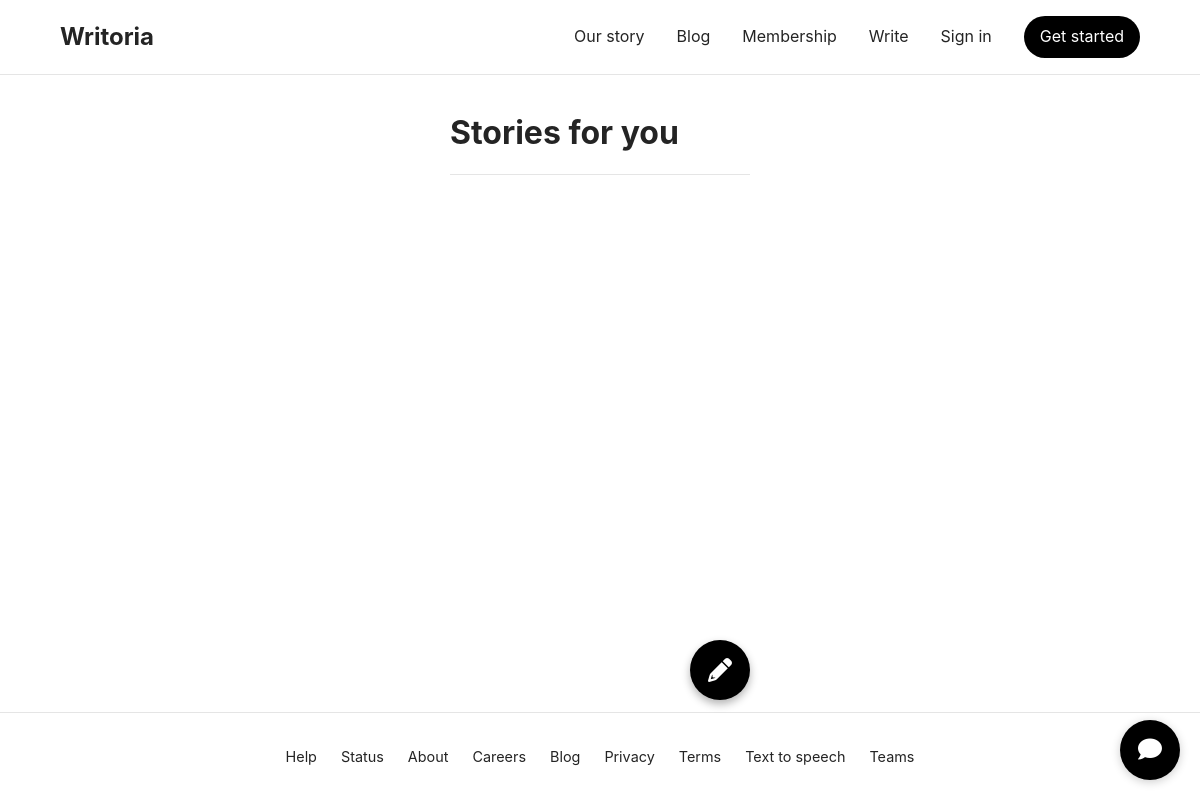
/blog, run on an earlier commit of the app's database.
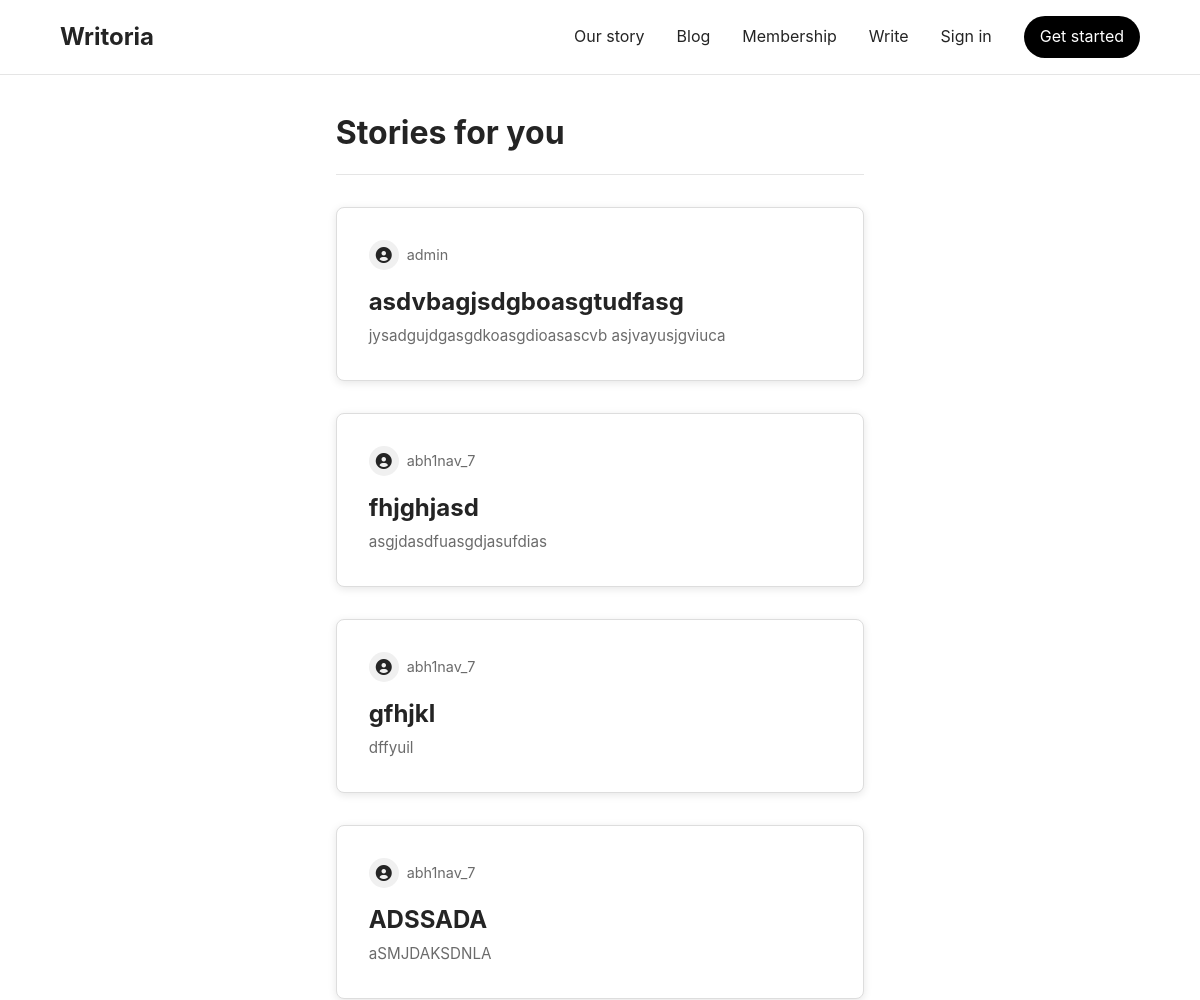
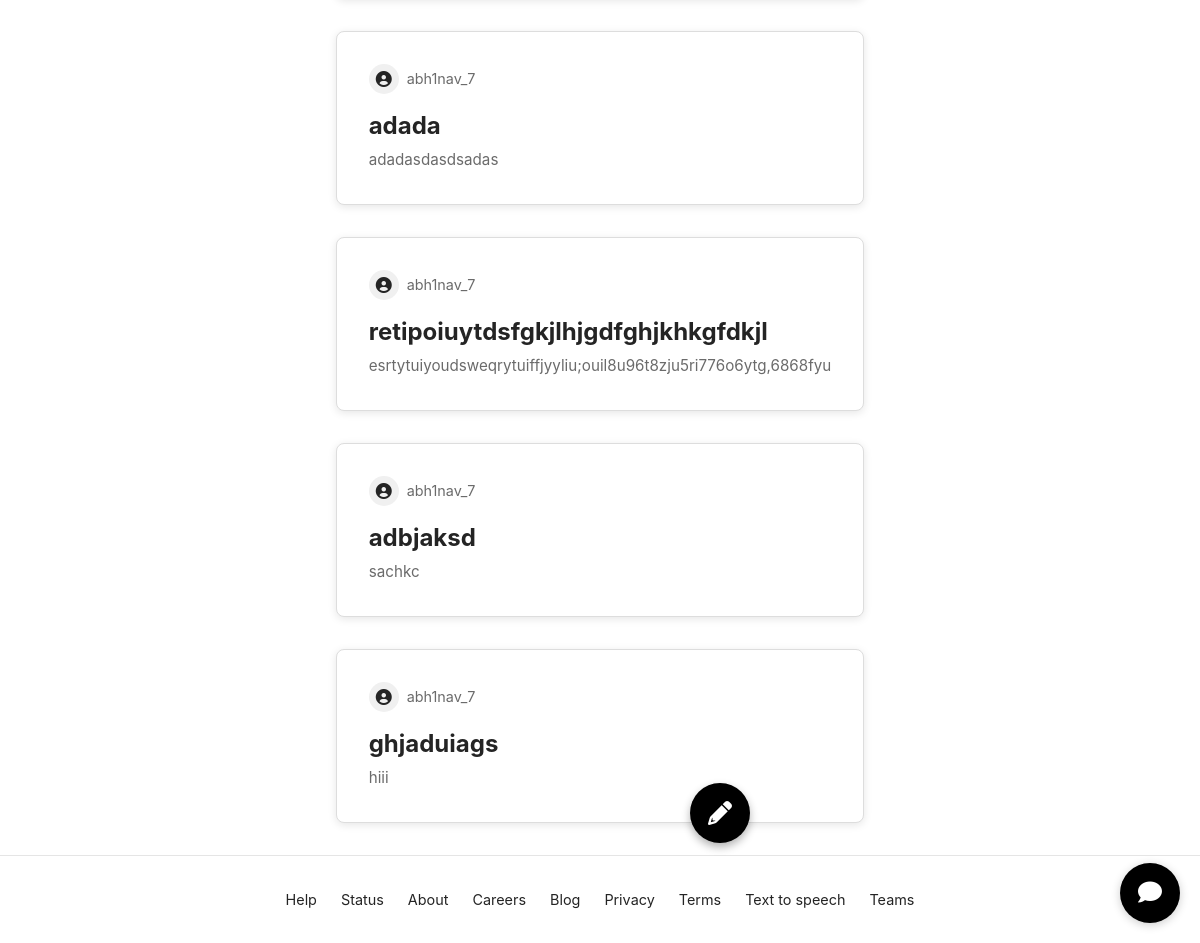
And on a later commit of the database (2 pictures, top to bottom).
### app.py (models this page shows)
class Post(db.Model):
    id = db.Column(db.Integer, primary_key=True)
    title = db.Column(db.String(200), nullable=False)
    content = db.Column(db.Text, nullable=False)
    user_id = db.Column(db.Integer, db.ForeignKey('user.id'), nullable=False)

class User(UserMixin, db.Model):
    id = db.Column(db.Integer, primary_key=True)
    username = db.Column(db.String(80), unique=True, nullable=False)
    email = db.Column(db.String(120), unique=True, nullable=False)
    password = db.Column(db.String(120), nullable=False)
    posts = db.relationship('Post', backref='author', lazy=True)

### app.py (the view)
@app.route('/blog')
def blog():
    posts = Post.query.order_by(Post.id.desc()).all()
    return render_template('blog.html', posts=posts)

### templates/blog.html (shortened to what this page needs)
{% extends "base.html" %}
{% block content %}
<div class="blog-container">
    <div class="blog-header">
        <h1>Stories for you</h1>
    </div>
    <a href="{{ url_for('write_blog') }}" class="write-blog-btn">
        <i class="fas fa-pencil-alt"></i>
    </a>
    <div class="posts-grid">
        {% for post in posts %}
        <article class="blog-post">
            <div class="post-meta">
                <div class="author-info">
                    <div class="author-avatar">
                        <i class="fas fa-user-circle"></i>
                    </div>
                    <span class="author-name">{{ post.author.username }}</span>
                </div>
                <h2 class="post-title">{{ post.title }}</h2>
                <p class="post-excerpt">{{ post.content[:200] }}{% if post.content|length > 200 %}...{% endif %}</p>
            </div>
        </article>
        {% endfor %}
    </div>
</div>
{% endblock %}

### templates/base.html (shortened to what this page needs)
<!DOCTYPE html>
<html lang="en">
<head>
    <link rel="stylesheet" href="{{ url_for('static', filename='css/style.css') }}">
    <link rel="stylesheet" href="https://cdnjs.cloudflare.com/ajax/libs/font-awesome/6.0.0-beta3/css/all.min.css">
</head>
<body>
    <nav class="navbar">
        <div class="nav-brand">Writoria</div>
        <div class="nav-links">
            <a href="{{ url_for('home') }}">Our story</a>
            <a href="{{ url_for('blog') }}">Blog</a>
            <a href="#">Membership</a>
            <a href="{{ url_for('write_blog') }}">Write</a>
            {% if current_user.is_authenticated %}
                <a href="{{ url_for('logout') }}">Sign out</a>
            {% else %}
                <a href="{{ url_for('login') }}">Sign in</a>
                <a href="{{ url_for('register') }}" class="get-started">Get started</a>
            {% endif %}
        </div>
    </nav>
    {% block content %}{% endblock %}
    <footer>
        <div class="footer-links">
            <a href="#">Help</a>
            <a href="#">Status</a>
            <a href="#">About</a>
            <a href="#">Careers</a>
            <a href="#">Blog</a>
            <a href="#">Privacy</a>
            <a href="#">Terms</a>
            <a href="#">Text to speech</a>
            <a href="#">Teams</a>
        </div>
    </footer>
<button id="chat-button" class="chat-button" data-authenticated="{{ 'true' if current_user.is_authenticated else 'false' }}">
    <i class="fas fa-comment"></i>
</button>
</body>
</html>

### static/css/style.css (style rules this page uses)
:root { --primary-color: #000; --secondary-color: #1a8917; --background-color: #fff; --text-color: #242424; }
* { margin: 0; padding: 0; box-sizing: border-box; }
body { font-family: -apple-system, BlinkMacSystemFont, "Segoe UI", Roboto, Oxygen, Ubuntu, Cantarell, "Open Sans", "Helvetica Neue", sans-serif; line-height: 1.6; color: var(--text-color); min-height: 100vh; display: flex; flex-direction: column; }
.navbar { display: flex; justify-content: space-between; align-items: center; padding: 1rem 5%; border-bottom: 1px solid rgba(0, 0, 0, 0.1); background-color: var(--background-color); }
.nav-brand { font-size: 1.5rem; font-weight: bold; }
.nav-links { display: flex; gap: 2rem; align-items: center; }
.nav-links a { text-decoration: none; color: var(--text-color); }
.get-started { background-color: var(--primary-color); color: var(--background-color) !important; padding: 0.5rem 1rem; border-radius: 99px; }
footer { margin-top: auto; padding: 2rem 5%; border-top: 1px solid rgba(0, 0, 0, 0.1); background-color: var(--background-color); }
.footer-links { display: flex; gap: 1.5rem; flex-wrap: wrap; justify-content: center; }
.footer-links a { color: var(--text-color); text-decoration: none; font-size: 0.9rem; }
.chat-button { position: fixed; bottom: 20px; right: 20px; width: 60px; height: 60px; border-radius: 50%; background-color: var(--primary-color); color: white; border: none; font-size: 24px; cursor: pointer; box-shadow: 0 2px 10px rgba(0, 0, 0, 0.2); transition: all 0.3s ease; z-index: 1000; }

### templates/blog.html (style rules this page uses)
.blog-container { max-width: 1200px; margin: 0 auto; padding: 2rem 1rem; }
.blog-header { display: flex; justify-content: space-between; align-items: center; margin-bottom: 2rem; padding-bottom: 1rem; border-bottom: 1px solid rgba(0, 0, 0, 0.1); }
.blog-header h1 { font-size: 2rem; font-weight: 700; }
.write-blog-btn { position: fixed; bottom: 100px; right: 450px; width: 60px; height: 60px; background-color: black; color: white; display: flex; align-items: center; justify-content: center; border-radius: 50%; text-decoration: none; font-size: 24px; box-shadow: 0 4px 8px rgba(0, 0, 0, 0.3); transition: background 0.3s ease, transform 0.2s ease; }
.write-blog-btn i { color: white; }
.posts-grid { display: grid; grid-template-columns: repeat(auto-fill, minmax(300px, 1fr)); gap: 2rem; }
.blog-post { border-radius: 8px; overflow: hidden; transition: transform 0.2s; cursor: pointer; padding: 16px; border: 1px solid #ddd; background-color: white; box-shadow: 0 2px 8px rgba(0, 0, 0, 0.1); }
.post-meta { padding: 1rem; }
.author-info { display: flex; align-items: center; gap: 0.5rem; margin-bottom: 1rem; }
.author-avatar { width: 30px; height: 30px; border-radius: 50%; background: #f0f0f0; display: flex; align-items: center; justify-content: center; }
.author-name { font-size: 0.9rem; color: #6b6b6b; }
.post-title { font-size: 1.5rem; font-weight: 700; margin-bottom: 0.5rem; line-height: 1.3; }
.post-excerpt { color: #6b6b6b; font-size: 0.95rem; line-height: 1.5; }

What changed in the data, as far as the page shows it:
added Post: author.username "admin", title "asdvbagjsdgboasgtudfasg", content "jysadgujdgasgdkoasgdioasascvb asjvayusjgviuca"
added Post: author.username "abh1nav_7", title "fhjghjasd", content "asgjdasdfuasgdjasufdias"
added Post: author.username "abh1nav_7", title "gfhjkl", content "dffyuil"
added Post: author.username "abh1nav_7", title "ADSSADA", content "aSMJDAKSDNLA"
added Post: author.username "abh1nav_7", title "adada", content "adadasdasdsadas"
added Post: author.username "abh1nav_7", title "retipoiuytdsfgkjlhjgdfghjkhkgfdkjl", content "esrtytuiyoudsweqrytuiffjyyliu;ouil8u96t8zju5ri776o6ytg,6868fyu"
added Post: author.username "abh1nav_7", title "adbjaksd", content "sachkc"
added Post: author.username "abh1nav_7", title "ghjaduiags", content "hiii"
